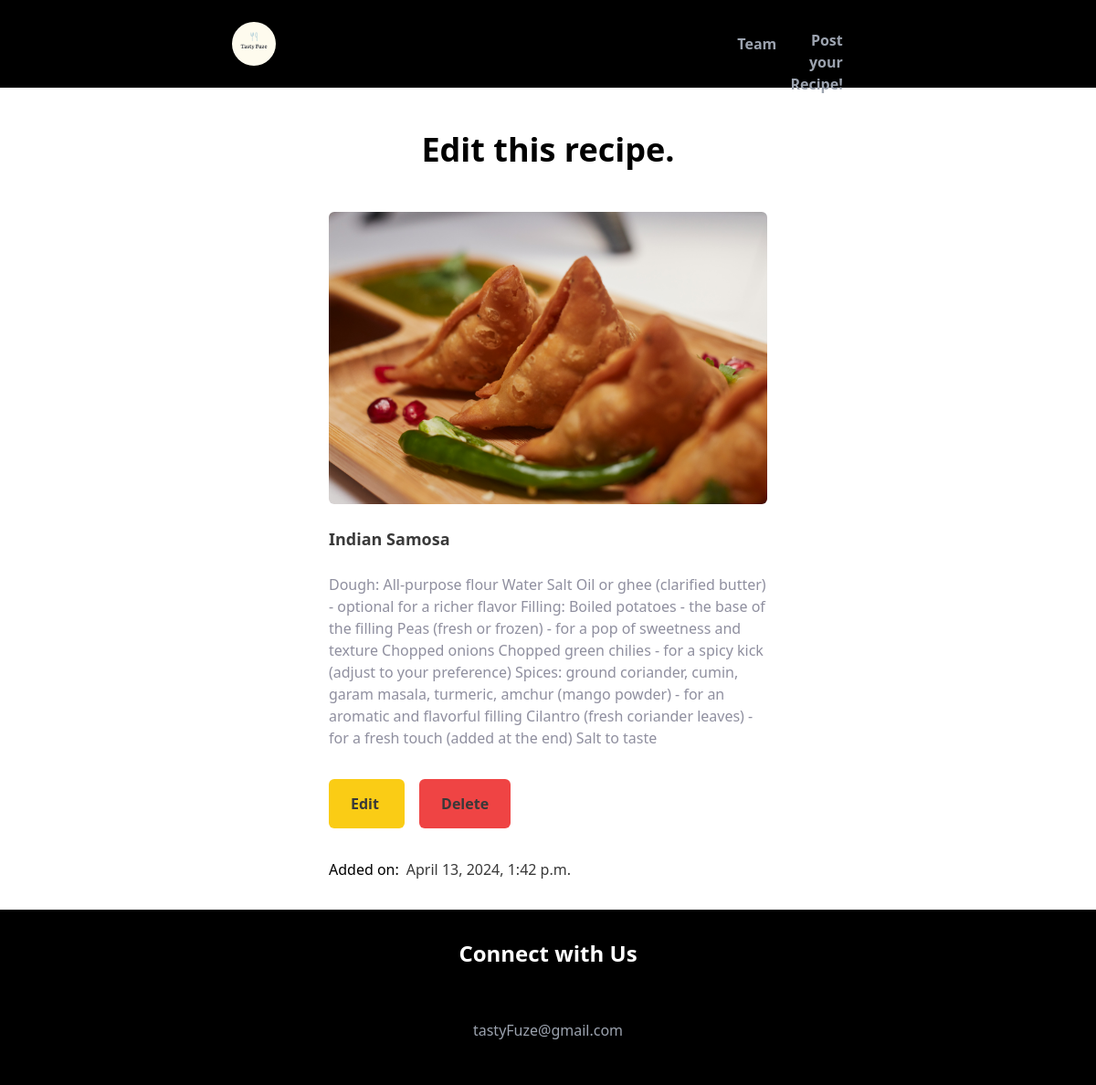
The app's page /recipe-detail/19 with its own data.
### recipe_app/models.py (models this page shows, shortened)
class Recipe(models.Model):
    title = models.CharField(max_length=200)
    description = models.TextField()
    image = models.ImageField(upload_to='images/')
    createdAt = models.DateTimeField(auto_now_add=True)

### recipe_app/views.py (the view)
# urls.py: path('recipe-detail/<int:pk>', views.RecipeDetail.as_view(), name='recipe_detail'),
class RecipeDetail(DetailView):
    model = Recipe
    template_name = 'recipe_detail.html'
    context_object_name = 'recipe'

### templates/recipe_detail.html (shortened to what this page needs)
<!DOCTYPE html>
<html lang="en">
  <head>
    <script src="https://cdn.tailwindcss.com"></script>
  </head>
  <body>
    <nav class="bg-black text-white p-6">
      <div>
        <div
          class="flex justify-between items-center mx-auto md:w-[70%] lg:w-[60%]"
          id="navbarNav"
        >
          <a href="{% url 'recipe_list' %}"
            ><img
              class="w-12 h-12 object-contain rounded-full cursor-pointer"
              src="../media/images/Tasty Fuze.png"
              alt="logo"
          /></a>
          <ul
            class="flex items-center text-right w-[30%] md:w-[45%] lg:w-[20%] xl:w-[25%] text-gray-400 justify-between font-bold cursor-pointer"
          >
            <li
              class="hover:text-white hover:underline hover:underline-offset-4"
            >
              <a class="nav-link" href="{% url 'team' %}">Team</a>
            </li>
            <li class="hover:text-white h-8">
              <a
                class="md:flex md:items-center md:justify-between"
                href="{% url 'recipe_create' %}"
              >
                <p
                  class="hidden md:block lg:block xl:block mr-2 hover:underline hover:underline-offset-4"
                >
                  Post your Recipe!
                </p>
                <ion-icon
                  class="w-8 h-8 cursor-pointer"
                  name="add-circle-outline"
                ></ion-icon
              ></a>
            </li>
          </ul>
        </div>
      </div>
    </nav>
    <div class="w-[90%] lg:w-[40%] mx-auto mt-12">
      <h1 class="text-4xl mb-12 font-bold text-center">Edit this recipe.</h1>
      <div class="w-[90% mx-auto">
        <div class="col-md-4">
          <img
            src="{{ recipe.image.url }}"
            class="w-full object-contain rounded-md"
            alt="{{ recipe.title }}"
          />
        </div>
        <div class="col-md-8">
          <div class="card-body">
            <h5 class="font-bold text-[#393939] text-lg my-6">
              {{ recipe.title|title }}
            </h5>
            <p class="text-[#8f8f9f]">{{ recipe.description }}</p>
            <div class="my-12 space-x-4">
              <a
                href="{% url 'recipe_update' recipe.id %}"
                class="bg-yellow-400 text-[#393939] hover:opacity-95 font-bold px-6 py-4 rounded-md"
              >
                Edit
              </a>
              <a
                href="{% url 'recipe_delete' recipe.id %}"
                class="bg-red-500 text-[#393939] hover:opacity-95 font-bold px-6 py-4 rounded-md"
              >
                Delete
              </a>
            </div>
            <div class="flex space-x-2">
              <p>Added on:</p>
              <p class="text-[#393939]">{{ recipe.createdAt }}</p>
            </div>
          </div>
        </div>
      </div>
    </div>
    <footer class="bg-black w-full h-full text-white pb-12">
      <h1 class="text-center font-bold text-2xl pt-8 mt-8 mb-8">
        Connect with Us
      </h1>
      <a class="text-center text-gray-400" href="mailto:tastyFuze@gmail.com"
        ><p class="mt-6">tastyFuze@gmail.com</p></a
      >
    </footer>
  </body>
</html>

### records on screen
Recipe: image (picture), title "Indian Samosa", description "Dough: All-purpose flour Water Salt Oil or ghee (clarified butter) - optional for a richer flavor Filling: Boiled potatoes - the base of the filling Peas (fresh or frozen) - for a pop of sweetness and texture Chopped onions Chopped green chilies - for a spicy kick (adjust to your preference) Spices: ground coriander, cumin, garam masala, turmeric, amchur (mango powder) - for an aromatic and flavorful filling Cilantro (fresh coriander leaves) - for a fresh touch (added at the end) Salt to taste", createdAt "April 13, 2024, 1:42 p.m."
